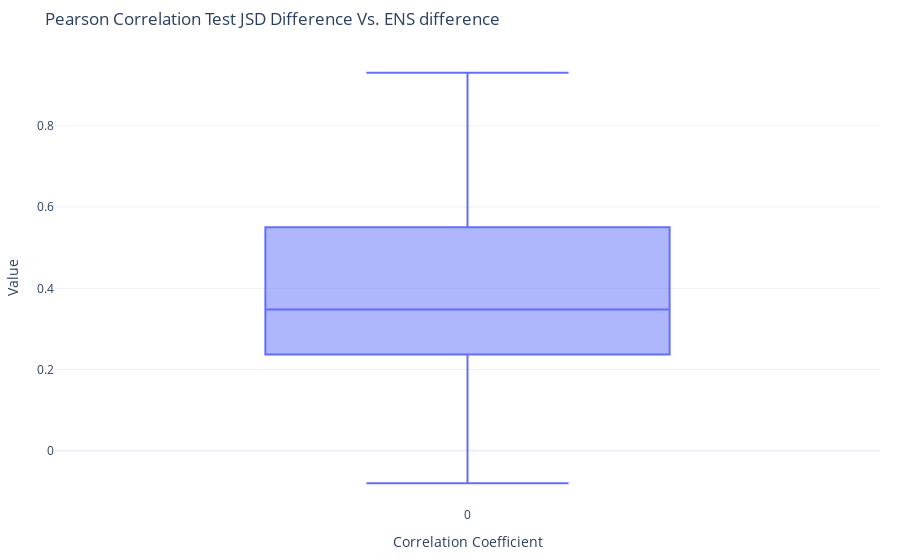

Here is the notebook cell this chart was saved with:
### Code cell
correlation_list2 = {}
p_value_list2 = {}
for gene, lists in gene_data_dict.items():
    jsd_diff_list, ens_abs_diff_list = remove_outliers_iqr(lists['jsd_diff'], lists['ens_abs_diff'])

    #Add the correlation factor in the list
    cor, p_value = scipy.stats.pearsonr(jsd_diff_list, ens_abs_diff_list)
    correlation_list2[gene] = cor
    p_value_list2[gene] = p_value 

fig2 = px.box(correlation_list2.values(), title= 'Pearson Correlation Test JSD Difference Vs. ENS difference')
# Update layout with labels and title
fig2.update_layout(
    template='plotly_white',
    margin=dict(l=20, r=20, t=50, b=20),
    autosize=True,
    yaxis_title_font={'size': 20},  
    xaxis_title_font={'size': 20}, 
    xaxis_title='Correlation Coefficient',
    yaxis_title='Value',
    width=None
)
fig2.show()
# fig2.write_image('jsd_ens_diff_cc.pdf')

### Figure 1 — Plotly figure (JSON) as saved in the notebook; plotly's stock layout.template omitted (floating-point values rounded to 4 significant figures)
{"data": [{"alignmentgroup": "True", "hovertemplate": "variable=%{x}<br>value=%{y}<extra></extra>", "legendgroup": "", "marker": {"color": "#636efa"}, "name": "", "notched": false, "offsetgroup": "", "orientation": "v", "showlegend": false, "type": "box", "x": ["0", "0", "0", "0", "0", "0", "0", "0", "0", "0", "0", "0", "0", "0", "0", "0", "0", "0", "0", "0", "0", "0", "0", "0", "0", "0", "0", "0", "0", "0", "0", "0", "0", "0", "0", "0", "0", "0", "0", "0", "0", "0", "0", "0", "0", "0", "0", "0", "0", "0", "0", "0", "0", "0", "0", "0", "0", "0", "0", "0", "0", "0", "0", "0", "0", "0", "0", "0", "0", "0", "0", "0", "0", "0", "0", "0", "0", "0", "0", "0", "0", "0", "0", "0", "0", "0", "0", "0", "0", "0", "0", "0", "0", "0", "0", "0", "0", "0", "0", "0", "0", "0", "0", "0", "0", "0", "0", "0", "0", "0", "0", "0", "0", "0", "0", "0", "0", "0", "0", "0", "0", "0", "0", "0", "0", "0", "0"], "x0": " ", "xaxis": "x", "y": [0.4242, 0.6607, 0.2477, 0.4198, 0.2211, 0.4519, 0.7077, 0.5596, 0.4574, 0.2357, 0.1757, 0.1614, 0.9306, 0.7391, -0.07977, 0.4498, 0.3489, 0.3921, 0.3166, 0.2507, 0.09366, 0.06859, 0.472, 0.5691, 0.7362, 0.5662, 0.7443, 0.3874, 0.1819, 0.1178, 0.2144, 0.244, 0.5645, 0.2538, 0.3273, 0.5507, 0.7863, 0.4489, 0.2818, 0.1952, 0.1788, 0.1903, 0.3479, 0.6881, 0.3405, 0.1583, 0.475, 0.7808, 0.7267, 0.189, 0.254, 0.3324, 0.6316, 0.5854, 0.3528, 0.57, 0.8921, 0.5814, 0.778, -0.01556, 0.2464, 0.3314, 0.624, 0.6863, 0.4401, 0.7907, 0.4969, 0.1954, 0.2695, 0.3462, 0.1208, 0.2862, 0.4845, 0.5728, 0.3269, 0.3159, 0.4702, 0.3123, 0.3952, 0.3848, 0.5502, 0.2925, 0.387, 0.2033, 0.7691, 0.2563, 0.4088, 0.7311, -0.02553, 0.06076, 0.3452, 0.3084, 0.5818, 0.4011, 0.2782, 0.1407, 0.07505, 0.3222, 0.4674, 0.4563, 0.3384, 0.1383, 0.2601, 0.3983, 0.511, 0.573, 0.1466, 0.1955, 0.2209, 0.2224, 0.5459, 0.1502, 0.1044, 0.1108, 0.5583, 0.3499, 0.322, 0.762, 0.4693, 0.3395, 0.242, 0.3351, 0.6162, 0.4725, 0.1512, 0.5031, 0.3165], "y0": " ", "yaxis": "y"}], "layout": {"autosize": true, "boxmode": "group", "legend": {"tracegroupgap": 0}, "margin": {"b": 20, "l": 20, "r": 20, "t": 50}, "title": {"text": "Pearson Correlation Test JSD Difference Vs. ENS difference"}, "xaxis": {"anchor": "y", "domain": [0, 1], "title": {"text": "Correlation Coefficient"}}, "yaxis": {"anchor": "x", "domain": [0, 1], "title": {"text": "Value"}}}}
